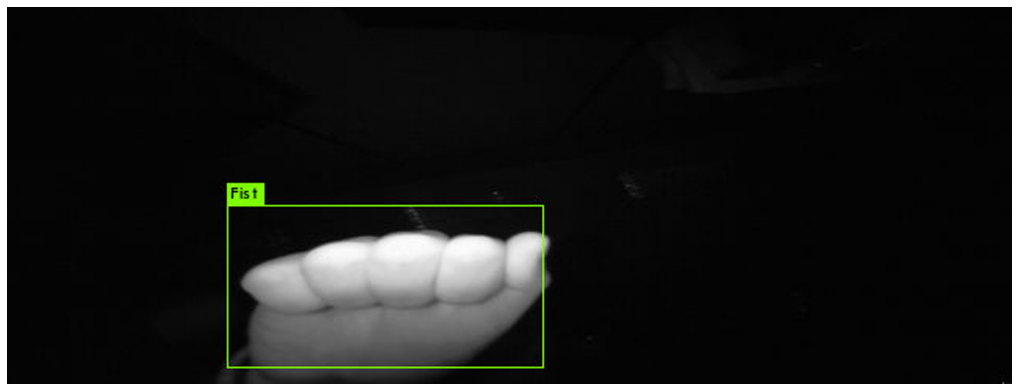
#> input picture cap2.png, 1018 x 391 px, given in place of predictions.jpg, which was not available
$ jupyter execute --allow-errors testing_yolov3.ipynb   (shell and % lines are left out)
#> lines starting #> are read from the running program, lines starting #| are printed output that depends on the picture
[cell 1]
# This cell imports the drive library and mounts your Google Drive as a VM local drive. You can access to your Drive files
# using this path "/content/gdrive/My Drive/"

from google.colab import drive
#> (the rest of this cell did not finish here and is left out)

[cell 2]
# Not Necessary cell
# List the content of your local computer folder

[cell 3]
# Uncomment if you want to use Symbolic link
#!ln -s /content/gdrive/My\ Drive/darknet/ /mydrive
#!ls /mydrive

[cell 4]
# This cell can be commented once you checked the current CUDA version
# CUDA: Let's check that Nvidia CUDA is already pre-installed and which version is it. In some time from now maybe you

[cell 5]
# We're unzipping the cuDNN files from your Drive folder directly to the VM CUDA folders

# Now we check the version we already installed. Can comment this line on future runs

[cell 6]
# Leave this code uncommented on the very first run of your notebook or if you ever need to recompile darknet again.
# Comment this code on the future runs.
%cd darknet

# Check the folder

# I have a branch where I have done the changes commented above

#Compile Darknet

#Copies the Darknet compiled version to Google drive

[cell 7]
#download files
def imShow(path):
#> called with path = 'predictions.jpg'
  import cv2
  import matplotlib.pyplot as plt
  %matplotlib inline

  image = cv2.imread(path)
#> image is the input picture: shape (391, 1018, 3); mean B, G, R 29.7, 31.1, 30.4
  height, width = image.shape[:2]
#> height = 391; width = 1018
  resized_image = cv2.resize(image,(3*width, 3*height), interpolation = cv2.INTER_CUBIC)

  fig = plt.gcf()
  fig.set_size_inches(18, 10)
  plt.axis("off")
  #plt.rcParams['figure.figsize'] = [10, 5]
  plt.imshow(cv2.cvtColor(resized_image, cv2.COLOR_BGR2RGB))
  plt.show()
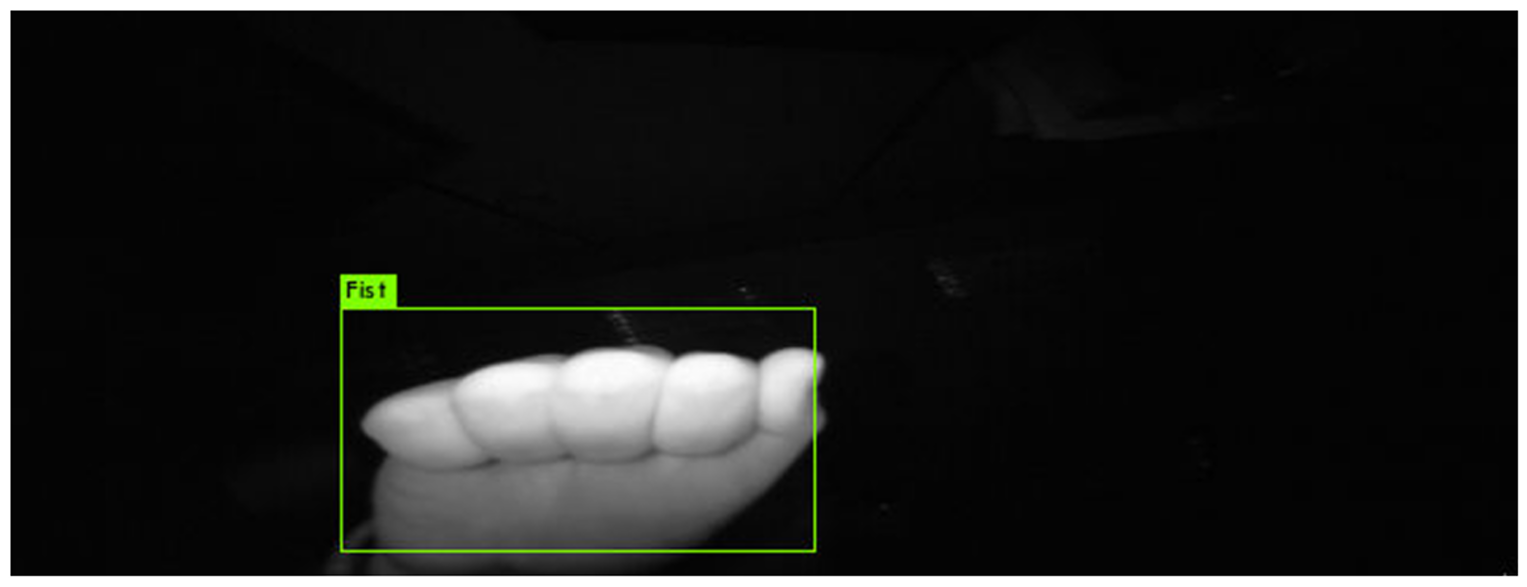
#> shown: shape (1173, 3054, 3) (shown at 1/2 size); mean R, G, B 30.4, 31.1, 29.7


def upload():
  from google.colab import files
  uploaded = files.upload()
  for name, data in uploaded.items():
    with open(name, 'wb') as f:
      f.write(data)
      print ('saved file', name)
def download(path):
  from google.colab import files
  files.download(path)


$ run again, on cap3.png
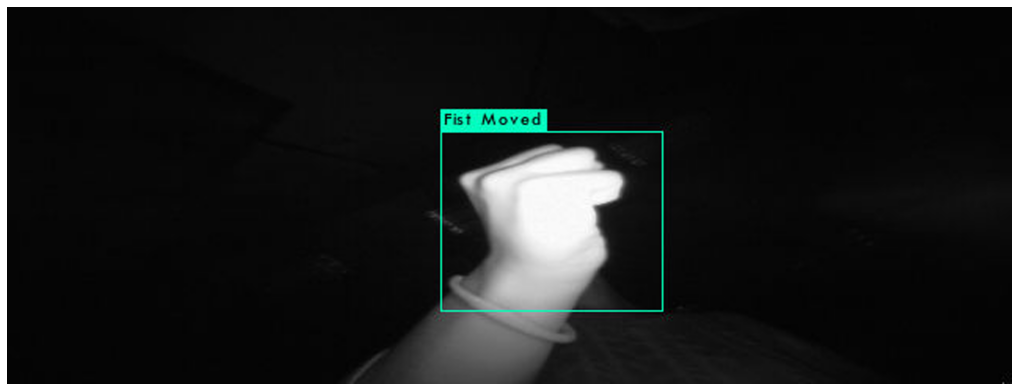
#> input picture cap3.png, 1018 x 391 px, given in place of predictions.jpg, which was not available
#> in imShow, image is the input picture: shape (391, 1018, 3); mean B, G, R 33.6, 34.1, 32
#> in imShow, `plt.show()`:
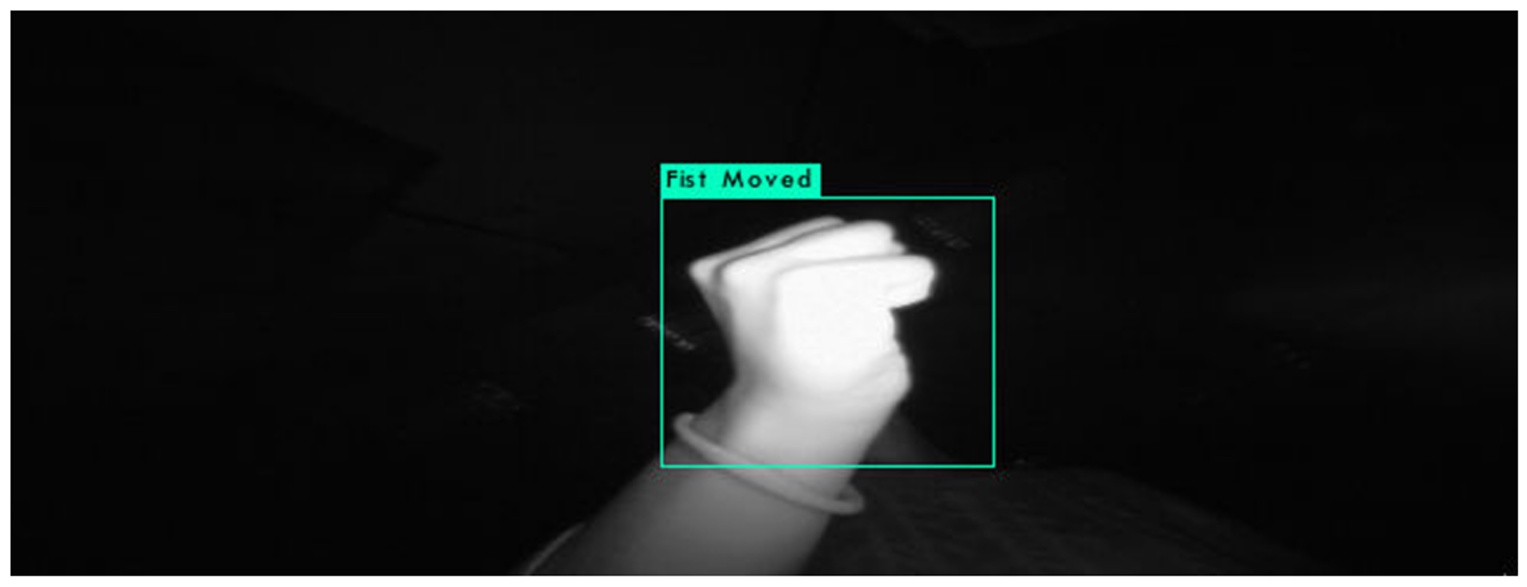
#> shown: shape (1173, 3054, 3) (shown at 1/2 size); mean R, G, B 32, 34, 33.5
